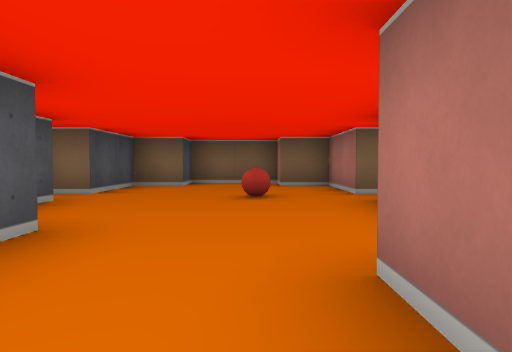
view 1 (above)

24 first-person views from a walk through a cub3D level. The camera is about half as high as the walls, tilts 2° down and sees 70° across. The floor is counted in squares. Each view is taken from the middle of a square. On the plan, view 1 faces up. The plan holds only what a view shows up to about 9 squares ahead; the rest is blank.

view 2
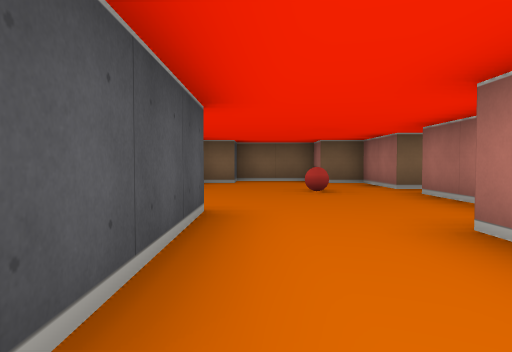

view 3
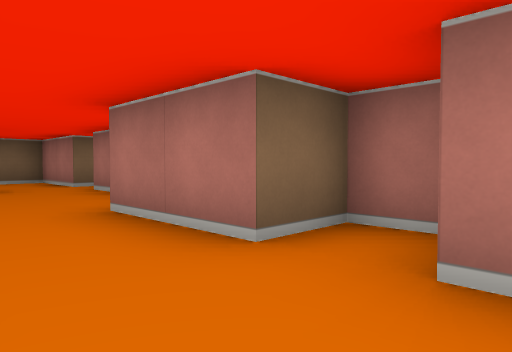

view 4
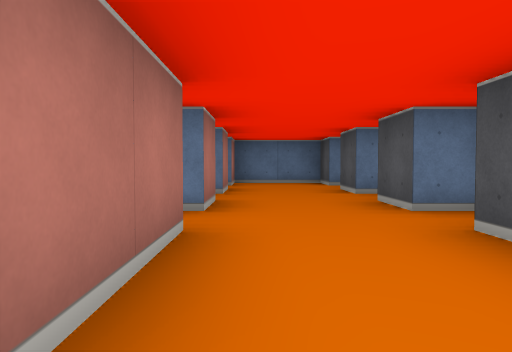

view 5
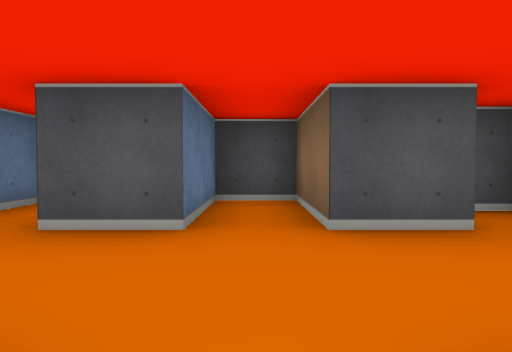

view 6
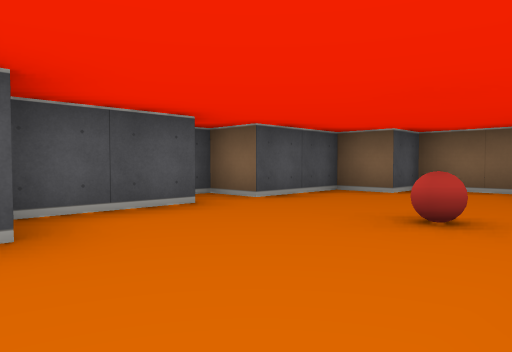

view 7
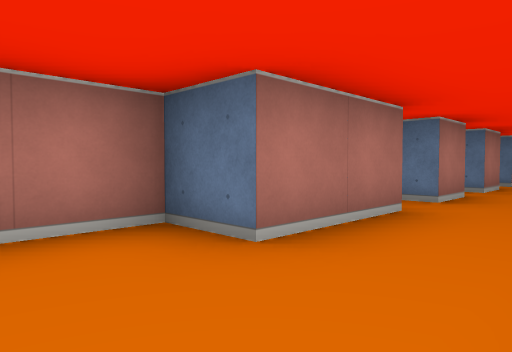

view 8
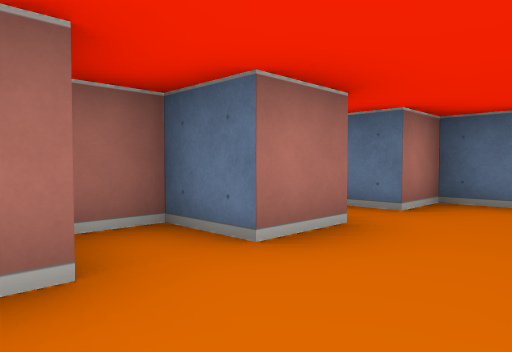

view 9
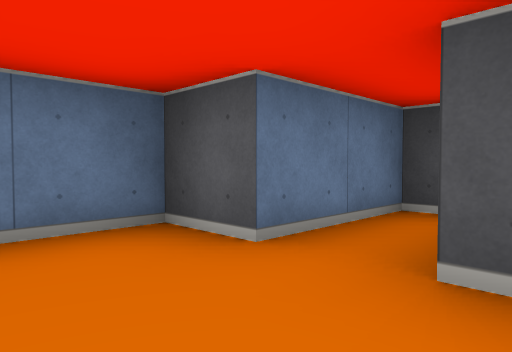

view 10
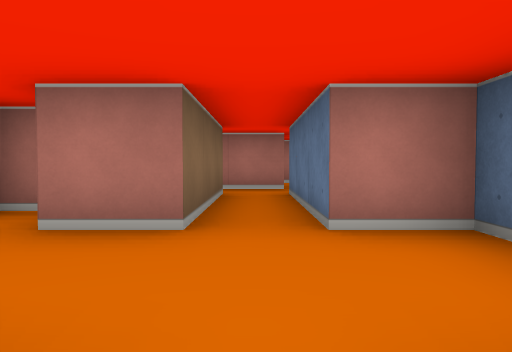

view 11
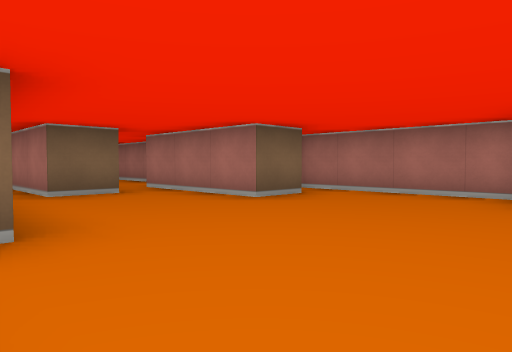

view 12
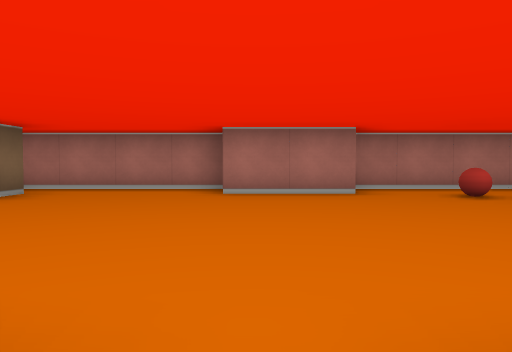

view 13
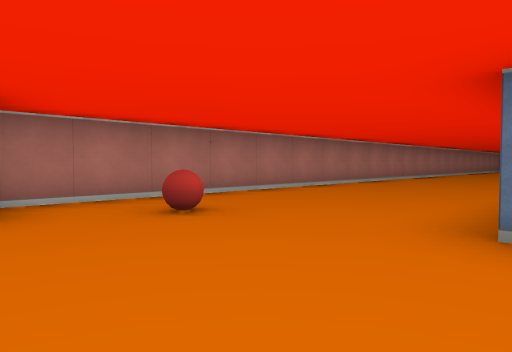

view 14
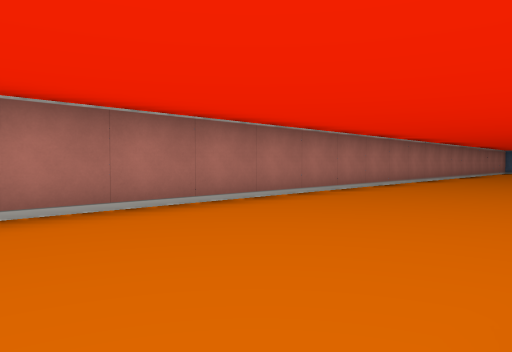

view 15
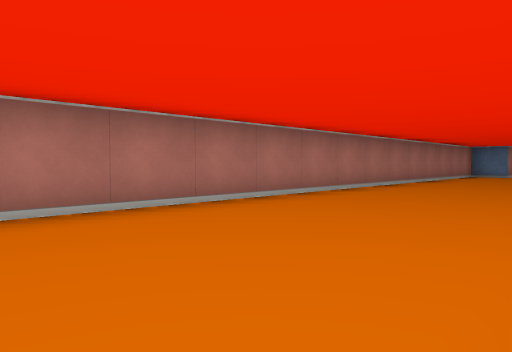

view 16
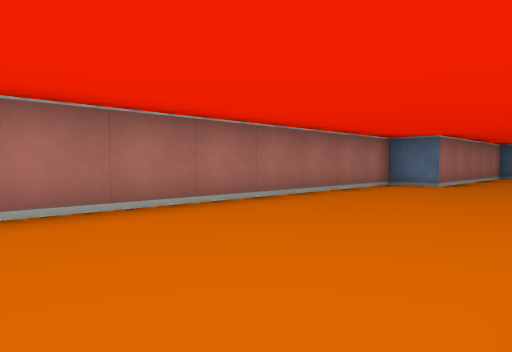

view 17
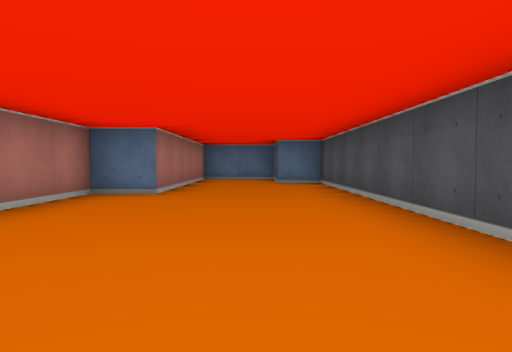

view 18
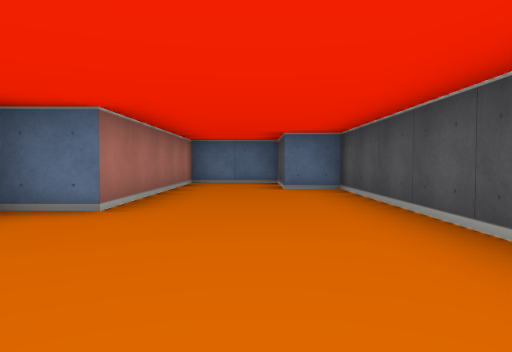

view 19
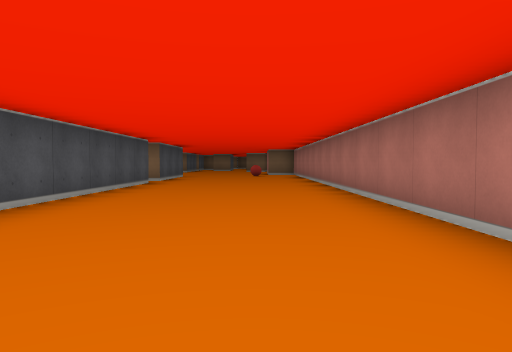

view 20
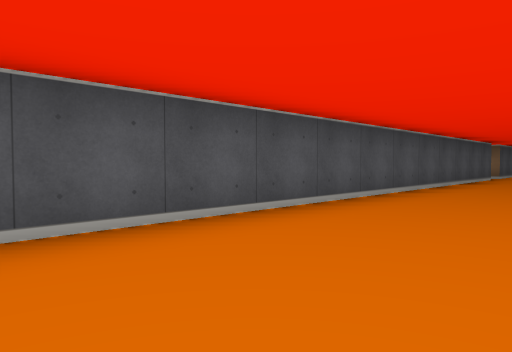

view 21
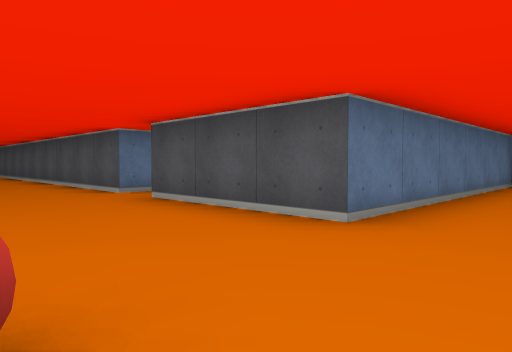

view 22
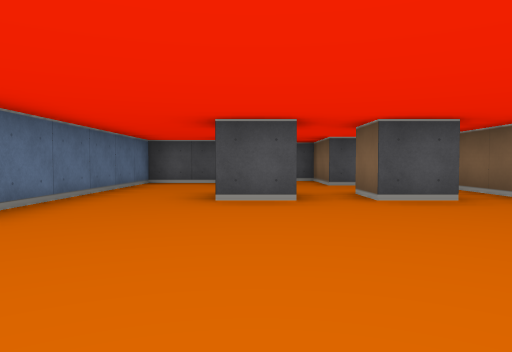

view 23
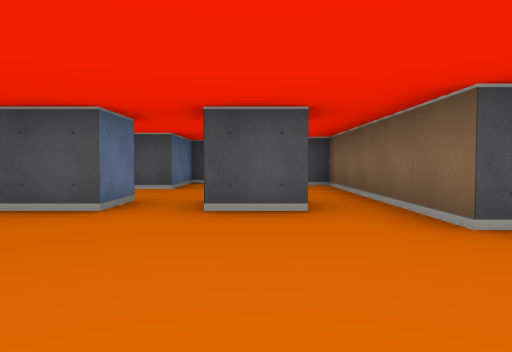

view 24
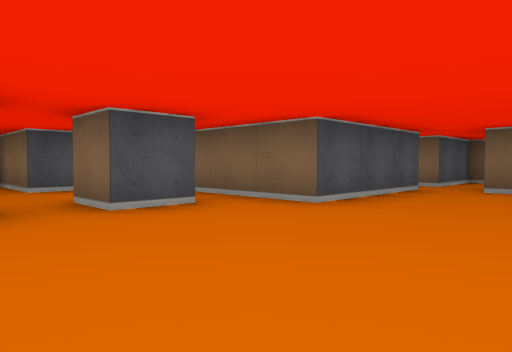

### Floor plan
Points are (right, up) in squares from view 1. A wall is a line through its corners. A room is listed if a view was taken in it or the views show most of it. See-through windows are left out.
Room 1 (views 1, 2, 4, 6, 7)
walls: (-1.5, 2.6) (-1.5, -0.5); (-2.5, 4.6) (-2.5, 2.6); (1.5, 5.5) (1.5, 7.5) (0.5, 7.5) (0.5, 8.5) (-1.5, 8.5) (-1.5, 7.5) (-2.5, 7.5) (-2.5, 5.5) (-3.5, 5.5) (-3.5, 5.1); (-2.5, -0.5) (-2.5, -1); (-2.1, -1.5) (-1.5, -1.5); (0.5, -1.5) (1, -1.5); (1.5, -1.2) (1.5, -0.5) (0.5, -0.5) (0.5, 1.5) (1.5, 1.5) (1.5, 4.5)
ways out: opening at (-0.5, -2) to room 2; opening at (2.5, 5)
objects: ball (0, 5)
Room 2 (views 3, 5, 8, 9)
walls: (0.5, -2.6) (0.5, -1.5); (-1.5, -1.5) (-1.5, -2.5) (-3.5, -2.5) (-3.5, -3.5) (-1.5, -3.5) (-1.5, -4.5); (0.5, -4.5) (0.5, -3.5) (1.5, -3.5) (1.5, -2.5)
ways out: opening at (-0.5, -2) to room 1; opening at (-0.5, -4) to room 3
Room 3 (view 10)
walls: (-3.6, -5.5) (-1.5, -5.5) (-1.5, -6.5) (0.5, -6.5) (0.5, -5.5)
ways out: opening at (-0.5, -4) to room 2; opening at (1, -5) to room 5
Room 4 (views 11, 12, 13, 14, 15, 16, 17, 18, 19, 20, 21, 22, 23, 24)
walls: (3.9, -18.5) (4.5, -18.5) (4.5, -29.6); (7.5, -12.5) (7.5, -10.5); (1.5, -11.5) (2.5, -11.5) (2.5, -12.5); (-1.5, -12.9) (-1.5, -14.5) (4.5, -14.5) (4.5, -17.5); (8.5, -10.5) (8.5, -6.6); (2.5, -9.4) (2.5, -10.5) (1.5, -10.5); (4.5, -31.1) (4.5, -37.5) (5.5, -37.5) (5.5, -39.5) (7.5, -39.5) (7.5, -34.5) (8.5, -34.5) (8.5, -12.8); (-0.5, -9.8) (-0.5, -10.5) (-2.5, -10.5) (-2.5, -11.5) (-0.5, -11.5) (-0.5, -12.2); (7.5, -7.5) (6.5, -7.5) (6.5, -5.5); (5.5, -5.5) (4.5, -5.5); (3.5, -5.5) (3.5, -8.5) (-1.5, -8.5) (-1.5, -9)
ways out: opening at (4, -6) to room 5; opening at (4, -18); opening at (6, -5)
objects: ball (7, -14)
Room 5 (no view inside)
walls: (4.5, -5.5) (4.5, -3.5); (0.5, -5.5) (3.5, -5.5); (3.5, -2.4) (3.5, -4.5) (0.5, -4.5)
ways out: opening at (1, -5) to room 3; opening at (4, -6) to room 4

Positions as (right, up) in squares from view 1, and headings:
1: (0, 0), facing up
2: (-1, -1), facing up
3: (-1, -2), facing up-right
4: (0, 2), facing down
5: (1, -3), facing left
6: (1, 2), facing up-left
7: (-1, 3), facing down-right
8: (-1, -2), facing down-right
9: (0, -4), facing down-left
10: (-2, -5), facing right
11: (3, -11), facing up-right
12: (2, -11), facing right
13: (4, -12), facing down-right
14: (5, -16), facing down-right
15: (5, -21), facing down-right
16: (5, -27), facing down-right
17: (6, -29), facing down
18: (6, -31), facing down
19: (7, -27), facing up
20: (7, -30), facing up-left
21: (7, -13), facing down-left
22: (7, -12), facing left
23: (6, -10), facing left
24: (6, -12), facing up-left
